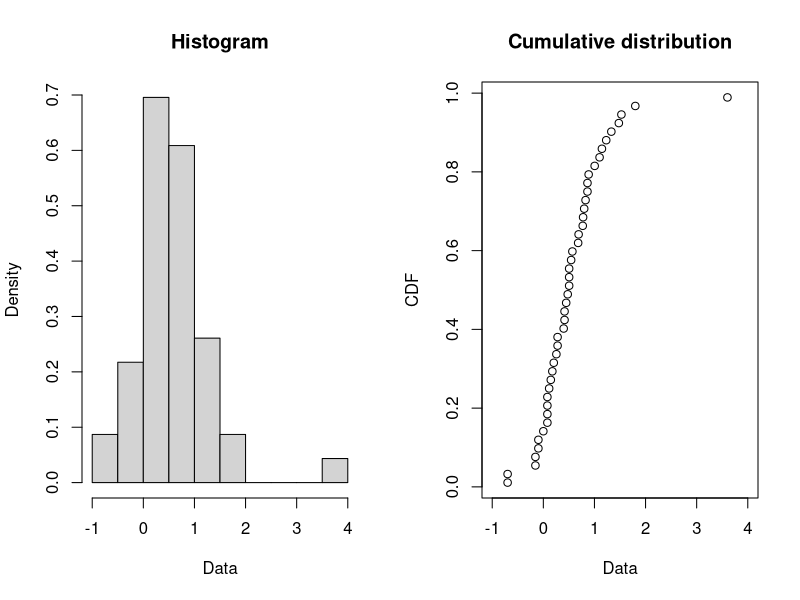
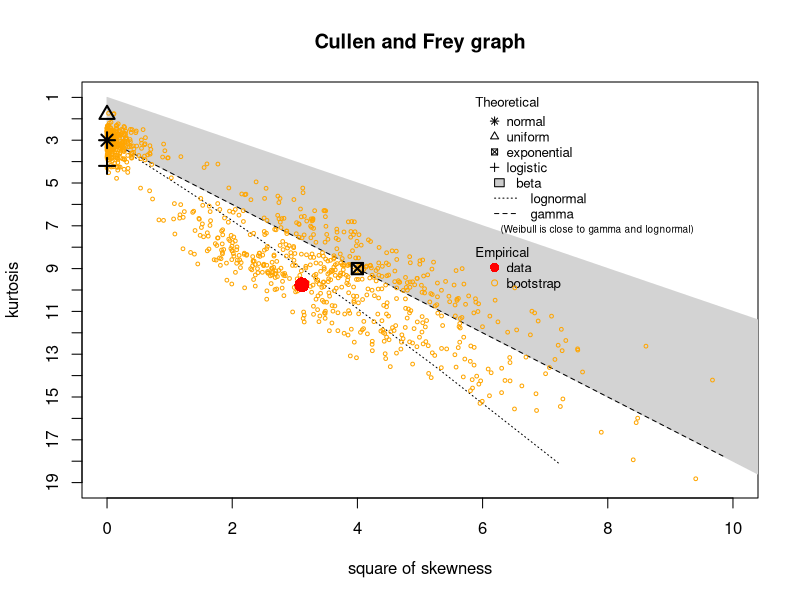
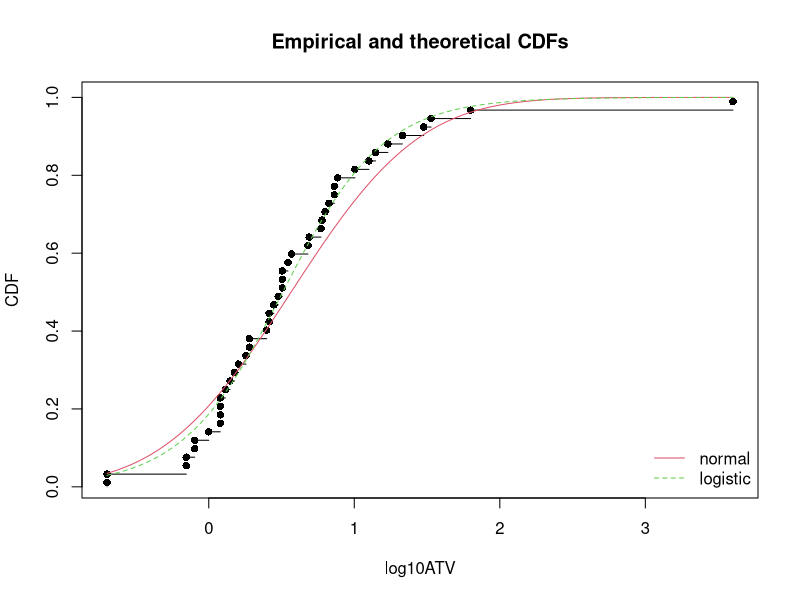
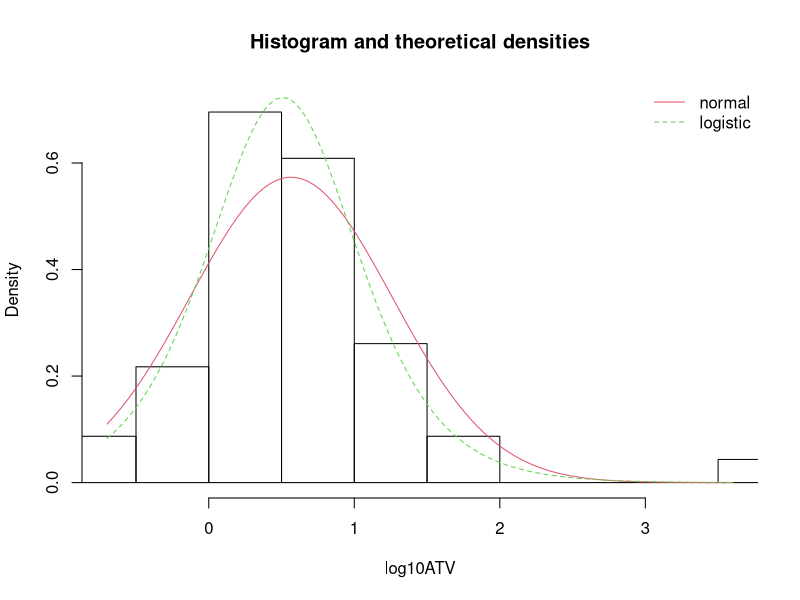
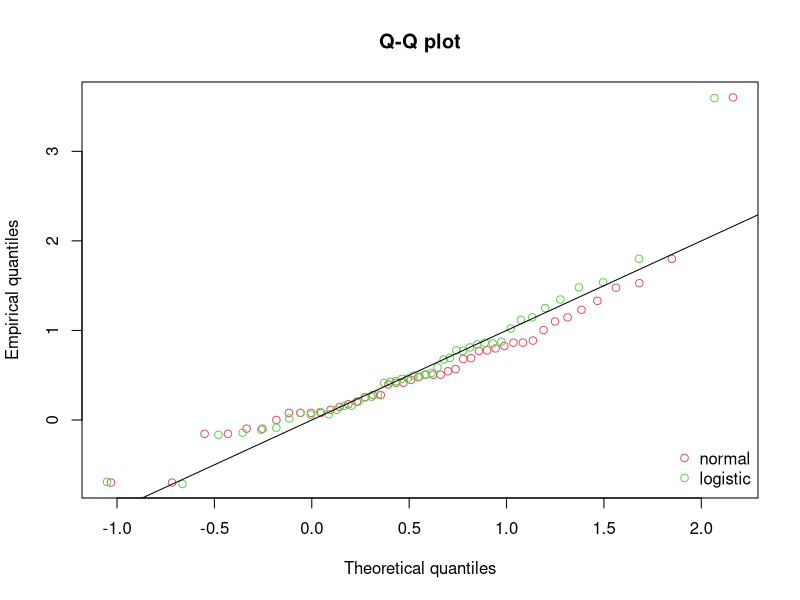
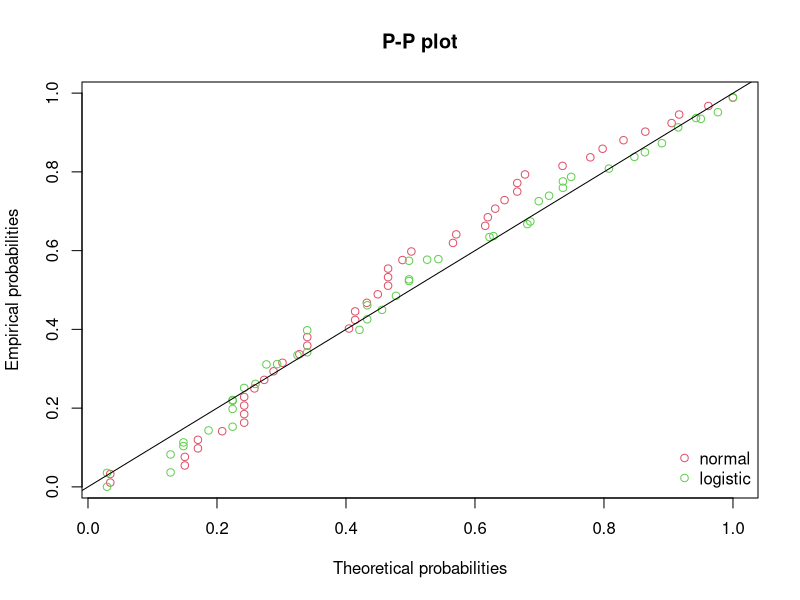
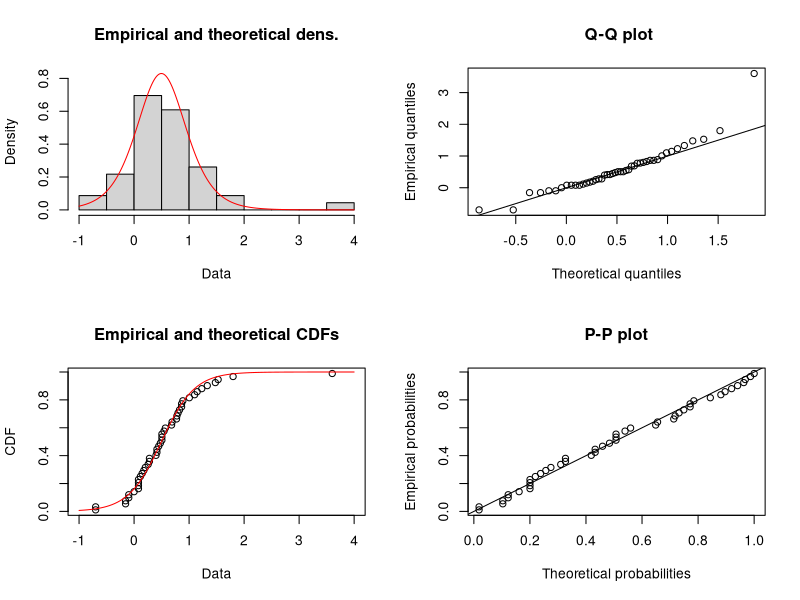

These figures' R source, in order:
# Example of fitting SSD from the fitdistrplus package
# This example has no censoring and is the simplest of the set

# Copyright 2017 Province of British Columbia
#
# Licensed under the Apache License, Version 2.0 (the "License");
# you may not use this file except in compliance with the License.
# You may obtain a copy of the License at
#
# http://www.apache.org/licenses/LICENSE-2.0
#
# Unless required by applicable law or agreed to in writing, software distributed under the License is distributed on an "AS IS" BASIS,
# WITHOUT WARRANTIES OR CONDITIONS OF ANY KIND, either express or implied.
# See the License for the specific language governing permissions and limitations under the License.


library(fitdistrplus)
library(ggplot2)

# (1) load of data and how the first few records
#
data(endosulfan)
head(endosulfan)
xtabs(~Australian+group, data=endosulfan)

# (2) plot and description of data for non Australian fish in base 10 logarithm
#
log10ATV <-log10(subset(endosulfan,(Australian == "no") & (group == "Fish"))$ATV)

plotdist(log10ATV)
descdist(log10ATV,boot=1000)

# (3) fit of a normal and a logistic distribution to data in log10
# (classical distributions used for SSD)
# and visual comparison of the fits
#
fln <- fitdist(log10ATV,"norm")
summary(fln)

fll <- fitdist(log10ATV,"logis")
summary(fll)

cdfcomp(list(fln,fll),legendtext=c("normal","logistic"),
xlab="log10ATV")

denscomp(list(fln,fll),legendtext=c("normal","logistic"),
xlab="log10ATV")

qqcomp(list(fln,fll),legendtext=c("normal","logistic"))
ppcomp(list(fln,fll),legendtext=c("normal","logistic"))

gofstat(list(fln,fll), fitnames = c("lognormal", "loglogistic"))

# (4) estimation of the 5 percent quantile value of 
# logistic fitted distribution (5 percent hazardous concentration  : HC5)
# with its two-sided 95 percent confidence interval calculated by 
# parametric bootstrap 
# with a small number of iterations to satisfy CRAN running times constraint.
# For practical applications, we recommend to use at least niter=501 or niter=1001.
#
# in log10(ATV)
bll <- bootdist(fll,niter=101)
HC5ll <- quantile(bll,probs = 0.05)
# in ATV
10^(HC5ll$quantiles)
10^(HC5ll$quantCI)

# (5) estimation of the 5 percent quantile value of 
# the fitted logistic distribution (5 percent hazardous concentration  : HC5)
# with its one-sided 95 percent confidence interval (type "greater")
# calculated by 
# nonparametric bootstrap 
# with a small number of iterations to satisfy CRAN running times constraint.
# For practical applications, we recommend to use at least niter=501 or niter=1001.
# 
# in log10(ATV)
bllnonpar <- bootdist(fll,niter=101,bootmethod = "nonparam")
HC5llgreater <- quantile(bllnonpar,probs = 0.05, CI.type="greater")
# in ATV
10^(HC5llgreater$quantiles)
10^(HC5llgreater$quantCI)

# (6) fit of a logistic distribution 
# by minimizing the modified Anderson-Darling AD2L distance
# cf. ?mgedist for definition of this distance
#

fllAD2L <- fitdist(log10ATV,"logis",method="mge",gof="AD2L")
summary(fllAD2L)
plot(fllAD2L)
